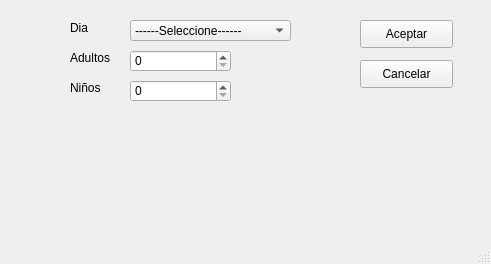
<?xml version="1.0" encoding="UTF-8"?>
<ui version="4.0">
 <class>MainWindow</class>
 <widget class="QMainWindow" name="MainWindow">
  <property name="geometry">
   <rect>
    <x>0</x>
    <y>0</y>
    <width>491</width>
    <height>264</height>
   </rect>
  </property>
  <property name="windowTitle">
   <string>MainWindow</string>
  </property>
  <widget class="QWidget" name="centralwidget">
   <widget class="QLabel" name="label">
    <property name="geometry">
     <rect>
      <x>70</x>
      <y>20</y>
      <width>55</width>
      <height>16</height>
     </rect>
    </property>
    <property name="text">
     <string>Dia</string>
    </property>
   </widget>
   <widget class="QLabel" name="label_2">
    <property name="geometry">
     <rect>
      <x>70</x>
      <y>50</y>
      <width>55</width>
      <height>16</height>
     </rect>
    </property>
    <property name="text">
     <string>Adultos</string>
    </property>
   </widget>
   <widget class="QLabel" name="label_3">
    <property name="geometry">
     <rect>
      <x>70</x>
      <y>80</y>
      <width>55</width>
      <height>16</height>
     </rect>
    </property>
    <property name="text">
     <string>Niños</string>
    </property>
   </widget>
   <widget class="QComboBox" name="cmbDias">
    <property name="geometry">
     <rect>
      <x>130</x>
      <y>20</y>
      <width>161</width>
      <height>21</height>
     </rect>
    </property>
    <item>
     <property name="text">
      <string>------Seleccione------</string>
     </property>
    </item>
    <item>
     <property name="text">
      <string>Lunes</string>
     </property>
    </item>
    <item>
     <property name="text">
      <string>Martes</string>
     </property>
    </item>
    <item>
     <property name="text">
      <string>Miercoles</string>
     </property>
    </item>
    <item>
     <property name="text">
      <string>Jueves</string>
     </property>
    </item>
    <item>
     <property name="text">
      <string>Viernes</string>
     </property>
    </item>
    <item>
     <property name="text">
      <string>Sabados</string>
     </property>
    </item>
    <item>
     <property name="text">
      <string>Domingos</string>
     </property>
    </item>
   </widget>
   <widget class="QSpinBox" name="spnAdultos">
    <property name="geometry">
     <rect>
      <x>130</x>
      <y>50</y>
      <width>101</width>
      <height>22</height>
     </rect>
    </property>
   </widget>
   <widget class="QSpinBox" name="spnBoys">
    <property name="geometry">
     <rect>
      <x>130</x>
      <y>80</y>
      <width>101</width>
      <height>22</height>
     </rect>
    </property>
   </widget>
   <widget class="QPushButton" name="btnAceptar">
    <property name="geometry">
     <rect>
      <x>360</x>
      <y>20</y>
      <width>93</width>
      <height>28</height>
     </rect>
    </property>
    <property name="text">
     <string>Aceptar</string>
    </property>
   </widget>
   <widget class="QPushButton" name="btnCerrar">
    <property name="geometry">
     <rect>
      <x>360</x>
      <y>60</y>
      <width>93</width>
      <height>28</height>
     </rect>
    </property>
    <property name="text">
     <string>Cancelar</string>
    </property>
   </widget>
   <widget class="QLabel" name="lblRespuesta">
    <property name="geometry">
     <rect>
      <x>70</x>
      <y>120</y>
      <width>211</width>
      <height>81</height>
     </rect>
    </property>
    <property name="text">
     <string/>
    </property>
   </widget>
  </widget>
  <widget class="QStatusBar" name="statusbar"/>
 </widget>
 <resources/>
 <connections/>
</ui>
